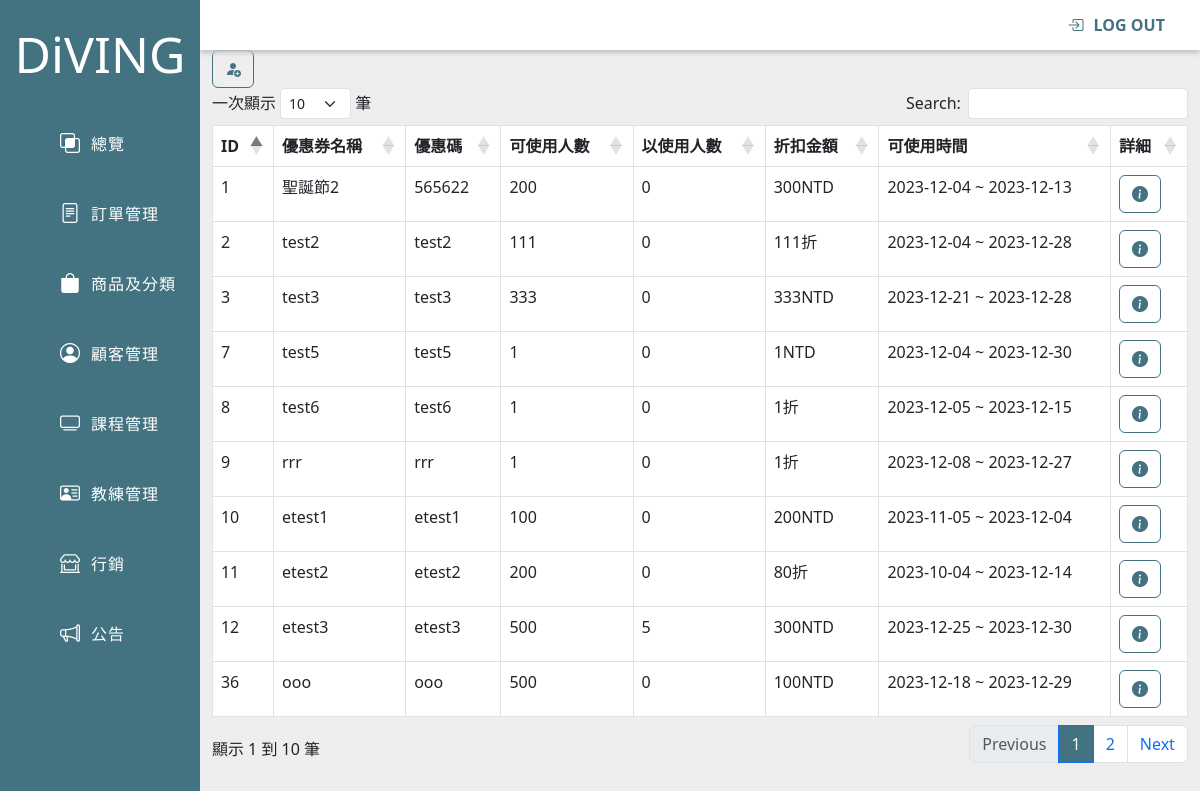
/coupon-pdo-version/coupon-list.php, run on the app's committed database.
### tables this page shows
CREATE TABLE `coupon` (
  `id` int(3) NOT NULL,
  `name` varchar(30) NOT NULL,
  `code` varchar(10) NOT NULL,
  `max_count` int(5) NOT NULL,
  `used_count` int(5) NOT NULL,
  `discount_pa` float DEFAULT NULL,
  `discount_cash` int(4) DEFAULT NULL,
  `start` date NOT NULL,
  `end` date NOT NULL,
  `valid` int(1) NOT NULL
);

### coupon-pdo-version/coupon-list.php (the view, shortened to what this page needs)
<?php
require_once("../DB_conn.php");
$stmtTotal = $conn->prepare('SELECT * FROM coupon WHERE valid=1');
$stmtTotal->execute();
$totalCouponCount = $stmtTotal->rowCount();
$stmt = $conn->prepare('SELECT * FROM coupon WHERE valid=1');
$stmt->execute();
$rows = $stmt->fetchAll(PDO::FETCH_ASSOC);
?>
<!doctype html>
<html lang="en">
<head>
  <?php
  include("../css/css.php");
  ?>
  <link rel="stylesheet" href="../css/backe-template.css">
</head>
<body>
  <div class="container-fluid">
    <div class="row">
      <div class="col-2 main-nav p-0">
        <h1 class="my-4 text-center">DiVING</h1>
        <ul class="main-ul list-unstyle p-0">
              <li class="main-li"><a href="..\"><i class="bi bi-intersect"></i>總覽</a></li>
              <li class="main-li"><a href="..\order\order-list.php"><i class="bi bi-file-text"></i>訂單管理</a></li>
              <li class="main-li"><a href="..\product\product-list.php"><i class="bi bi-bag-fill"></i>商品及分類</a></li>
              <li class="main-li"><a href="..\member\member-list.php"><i class="bi bi-person-circle"></i>顧客管理</a></li>
              <li class="main-li"><a href="..\lesson\lessonList.php"><i class="bi bi-tv"></i>課程管理</a></li>
              <li class="main-li"><a href="..\coach\coach-list.php"><i class="bi bi-person-vcard"></i>教練管理</a></li>
              <li class="main-li"><a href="coupon-list.php"><i class="bi bi-shop-window"></i>行銷</a></li>
              <li class="main-li"><a href="..\notice\notice.php"><i class="bi bi-megaphone"></i>公告</a></li>
          </ul>
      </div>
      <div class="col-10 p-0" style="margin-left:16.66%;">
        <div class="main-top" style="width: auto;">
          <a href="" class=""><i class="bi bi-box-arrow-in-right"></i>LOG OUT</a>
        </div>
        <div class="container">
          <a class="btn" href="add-coupon-ajax.php" title="增加優惠券"><i class="bi bi-person-fill-add"></i></a>
          <?php if ($totalCouponCount > 0) : ?>
            <table id="example" class="table table-bordered">
              <thead>
                <tr>
                  <th>ID</th>
                  <th>優惠券名稱</th>
                  <th>優惠碼</th>
                  <th>可使用人數</th>
                  <th>以使用人數</th>
                  <th>折扣金額</th>
                  <th>可使用時間</th>
                  <th>詳細</th>
                </tr>
              </thead>
              <tbody>
                <?php foreach ($rows as $row) : ?>
                  <tr>
                    <td><?= $row["id"] ?></td>
                    <td><?= $row["name"] ?></td>
                    <td><?= $row["code"] ?></td>
                    <td><?= $row["max_count"] ?></td>
                    <td><?= $row["used_count"] ?></td>
                    <td>
                      <?php if (isset($row["discount_pa"])) : ?>
                        <?= $row["discount_pa"] ?>折
                      <?php elseif (isset($row["discount_cash"])) : ?>
                        <?= $row["discount_cash"] ?>NTD
                      <?php endif; ?>
                    </td>
                    <td><?= $row["start"] ?> ~ <?= $row["end"] ?></td>
                    <td>
                      <a class="btn" href="coupon.php?id=<?= $row["id"] ?>" title="詳細資料"><i class="bi bi-info-circle-fill"></i></a>
                    </td>
                  </tr>
                <?php endforeach; ?>
              </tbody>
            </table>
        </div>
      <?php else : ?>
        目前無優惠券
      <?php endif; ?>
      </div>
    </div>
  </div>
</body>
</html>

### css/backe-template.css (style rules this page uses)
:root { --main-color: #437281; --second-color: #eee; }
body { background: var(--second-color); }
.list-unstyle { list-style: none; }
.btn { color: var(--main-color); border: 1px solid var(--main-color); }

### data on the page
coupon: id "1", name "聖誕節2", code "565622", max_count "200", used_count "0", discount_cash "300", start "2023-12-04", end "2023-12-13"
coupon: id "2", name "test2", code "test2", max_count "111", used_count "0", discount_pa "111", start "2023-12-04", end "2023-12-28"
coupon: id "3", name "test3", code "test3", max_count "333", used_count "0", discount_cash "333", start "2023-12-21", end "2023-12-28"
coupon: id "7", name "test5", code "test5", max_count "1", used_count "0", discount_cash "1", start "2023-12-04", end "2023-12-30"
coupon: id "8", name "test6", code "test6", max_count "1", used_count "0", discount_pa "1", start "2023-12-05", end "2023-12-15"
coupon: id "9", name "rrr", code "rrr", max_count "1", used_count "0", discount_pa "1", start "2023-12-08", end "2023-12-27"
coupon: id "10", name "etest1", code "etest1", max_count "100", used_count "0", discount_cash "200", start "2023-11-05", end "2023-12-04"
coupon: id "11", name "etest2", code "etest2", max_count "200", used_count "0", discount_pa "80", start "2023-10-04", end "2023-12-14"
coupon: id "12", name "etest3", code "etest3", max_count "500", used_count "5", discount_cash "300", start "2023-12-25", end "2023-12-30"
coupon: id "36", name "ooo", code "ooo", max_count "500", used_count "0", discount_cash "100", start "2023-12-18", end "2023-12-29"
